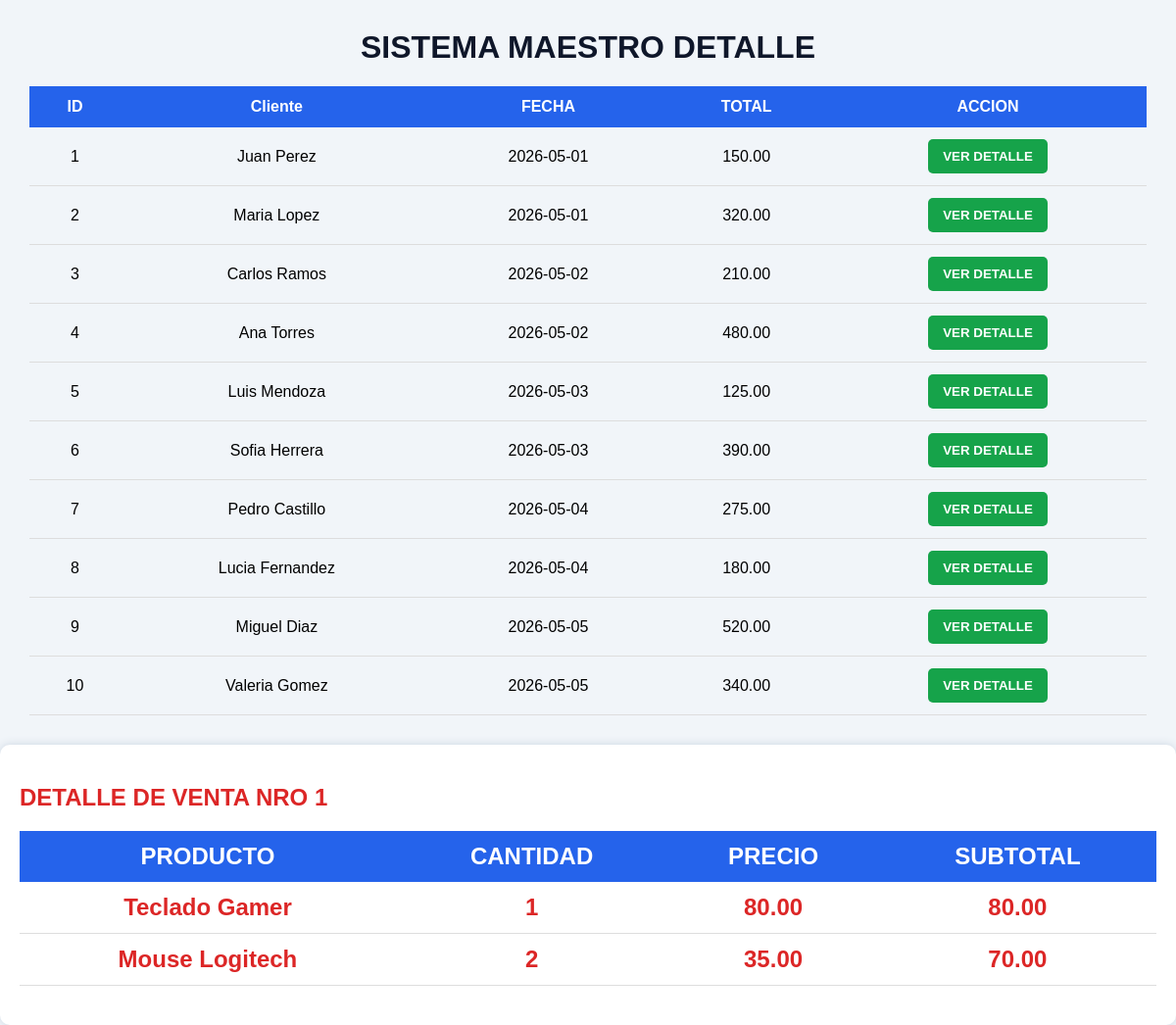
/LAB05-tienda-db/index.php?venta_id=1, run on the app's committed database.
### tables this page shows
CREATE TABLE venta(
    id INT AUTO_INCREMENT PRIMARY KEY,
    cliente VARCHAR(100),
    fecha DATE,
    total DECIMAL(10,2)
    );

CREATE TABLE detalle_venta(
    id INT AUTO_INCREMENT PRIMARY KEY,
    venta_id INT,
    producto VARCHAR(100),
    cantidad INT,
    precio DECIMAL(10,2),
    subtotal DECIMAL(10,2),
    FOREIGN KEY (venta_id) REFERENCES venta(id));

### LAB05-tienda-db/index.php (the view, shortened to what this page needs)
<?php
    include("conexion.php")
?>
<!DOCTYPE html>
<html lang="en">
<head>
    <link rel="stylesheet" href="styles.css">
</head>
<body>
    <div class="contenedor">
        <h1>SISTEMA MAESTRO DETALLE</h1>
        <table>
            <tr>
                <th>ID</th>
                <th>Cliente</th>
                <th>FECHA</th>
                <th>TOTAL</th>
                <th>ACCION</th>
            </tr>
            <?php
              $sql = "SELECT * from venta";
              $resultado= $conexion->query($sql);
              while($fila = $resultado->fetch_assoc()) {
                ?>
                <tr>
                    <td><?php echo $fila['id']; ?></td>
                    <td><?php echo $fila['cliente']; ?></td>
                    <td><?php echo $fila['fecha']; ?></td>
                    <td><?php echo $fila['total']; ?></td>
                    <td>
                         <a href="index.php?venta_id=<?php echo $fila['id']; ?>">
                                <button class="btn">
                                    VER DETALLE
                                </button>
                            </a>
                    </td>
                </tr>
                 <?php
                    }
                ?>
                </table>
    </div>
    <?php
     if(isset($_GET['venta_id'])) {
        $venta_id = $_GET['venta_id'];
     ?>
      <div class="card detalle">
       <h2 class="tituloDetalle"> DETALLE DE VENTA NRO <?php echo $venta_id; ?>
       <table>
         <tr>
            <th>PRODUCTO</th>
            <th>CANTIDAD</th>
            <th>PRECIO</th>
            <th>SUBTOTAL</th>
        </tr>
         <?php
           $sqlDetalle = "SELECT * from DETALLE_VENTA WHERE venta_id ='$venta_id'";
           $resultadoDetalle =$conexion->query($sqlDetalle);
           while ($detalle = $resultadoDetalle ->fetch_assoc()) {
          ?>
          <tr>
             <td>
                <?php echo $detalle['producto']; ?>
             </td>
             <td>
                <?php echo $detalle['cantidad']; ?>
             </td>
             <td>
                 <?php echo $detalle['precio']; ?>
             </td>
             <td>
                 <?php echo $detalle['subtotal']; ?>
             </td>
            </tr>
             <?php
                 }
             ?>
          </table>
    </div>
    <?php
        }
    ?>
</body>
</html>

### LAB05-tienda-db/styles.css (style rules this page uses)
body { margin:0; padding:0; font-family: Arial; background:#f1f5f9; }
.contenedor { width:95%; margin:auto; margin-top:30px; }
h1 { text-align:center; color:#0f172a; }
.card { background:white; padding:20px; border-radius:10px; box-shadow:0px 0px 10px #cbd5e1; }
table { width:100%; border-collapse: collapse; margin-top:20px; }
table th { background:#2563eb; color:white; padding:12px; }
table td { padding:12px; text-align:center; border-bottom:1px solid #ddd; }
.btn { background:#16a34a; color:white; border:none; padding:10px 15px; border-radius:5px; cursor:pointer; font-weight:bold; }
.detalle { margin-top:30px; }
.tituloDetalle { color:#dc2626; }

### data on the page
venta: id "1", cliente "Juan Perez", fecha "2026-05-01", total "150.00"
venta: id "2", cliente "Maria Lopez", fecha "2026-05-01", total "320.00"
venta: id "3", cliente "Carlos Ramos", fecha "2026-05-02", total "210.00"
venta: id "4", cliente "Ana Torres", fecha "2026-05-02", total "480.00"
venta: id "5", cliente "Luis Mendoza", fecha "2026-05-03", total "125.00"
venta: id "6", cliente "Sofia Herrera", fecha "2026-05-03", total "390.00"
venta: id "7", cliente "Pedro Castillo", fecha "2026-05-04", total "275.00"
venta: id "8", cliente "Lucia Fernandez", fecha "2026-05-04", total "180.00"
venta: id "9", cliente "Miguel Diaz", fecha "2026-05-05", total "520.00"
venta: id "10", cliente "Valeria Gomez", fecha "2026-05-05", total "340.00"
detalle_venta: producto "Teclado Gamer", cantidad "1", precio "80.00", subtotal "80.00"
detalle_venta: producto "Mouse Logitech", cantidad "2", precio "35.00", subtotal "70.00"

### other printed values
$venta_id "1"
